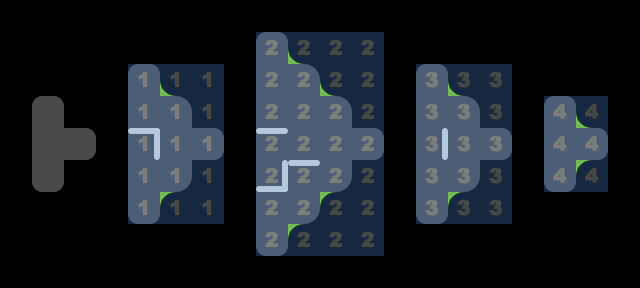

The image is a tile-based game level rendered from a .tmx file. Its description and source (layers, tilesets, objects; grid data summarised) follow:
An orthogonal 20x9 tile map with 32x32 px tiles, 5 tile layers (grid, walls, blockrounded, cellrounded, ...) and 19 objects (8x portal, 4x falling, 2x twostep, player, enemy, ...).

<map version="1.0" orientation="orthogonal" renderorder="right-down" width="20" height="9" tilewidth="32" tileheight="32">
 <properties>
  <property name="_title" value="test" />
  <property name="mode" value="standalone" />
  <property name="zone" value="4" />
 </properties>
 <tileset firstgid="1" name="cells" tilewidth="32" tileheight="32">
  <image source="../cells.png" trans="ff00ff" width="128" height="384" />
 </tileset>
 <layer name="grid" width="20" height="9">
  <data>[180 cells, 180 non-empty, 2 distinct tile ids]</data>
 </layer>
 <layer name="walls" width="20" height="9">
  <data>[180 cells, 5 non-empty, 4 distinct tile ids]</data>
 </layer>
 <layer name="blockrounded" width="20" height="9">
  <data>[180 cells, 10 non-empty, 2 distinct tile ids]</data>
 </layer>
 <layer name="cellrounded" width="20" height="9">
  <data>[180 cells, 23 non-empty, 5 distinct tile ids]</data>
 </layer>
 <objectgroup name="players">
  <object type="player" x="46" y="112" />
 </objectgroup>
 <objectgroup name="enemies">
  <object type="twostep" x="141" y="207" />
  <object type="twostep" x="271" y="48" />
  <object type="enemy" x="430" y="208" />
  <object type="cloner" x="558" y="113" />
 </objectgroup>
 <objectgroup name="items">
  <object type="goal" x="593" y="144" />
 </objectgroup>
 <objectgroup name="powerups" />
 <objectgroup name="portals">
  <object type="portal" x="77" y="145">
   <ellipse />
  </object>
  <object type="portal" x="142" y="81">
   <ellipse />
  </object>
  <object type="portal" x="205" y="145">
   <ellipse />
  </object>
  <object type="portal" x="273" y="240">
   <ellipse />
  </object>
  <object type="portal" x="367" y="143">
   <ellipse />
  </object>
  <object type="portal" x="430" y="81">
   <ellipse />
  </object>
  <object type="portal" x="495" y="145">
   <ellipse />
  </object>
  <object type="portal" x="562" y="177">
   <ellipse />
  </object>
 </objectgroup>
 <objectgroup name="cells">
  <object type="falling" x="77" y="144" />
  <object type="falling" x="207" y="144" />
  <object type="falling" x="369" y="143" />
  <object type="falling" x="494" y="142" />
  <object type="fluffy" x="562" y="145" />
 </objectgroup>
 <layer name="zonemap" width="20" height="9" opacity="0.28">
  <data>[180 cells, 64 non-empty, 4 distinct tile ids]</data>
 </layer>
</map>
